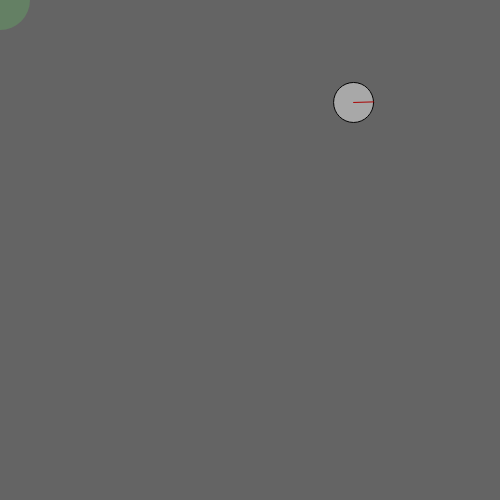
Frame 1 (no input)
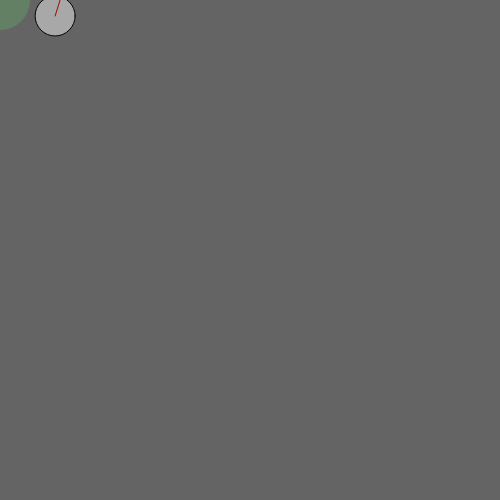
Frame 60 (no input)
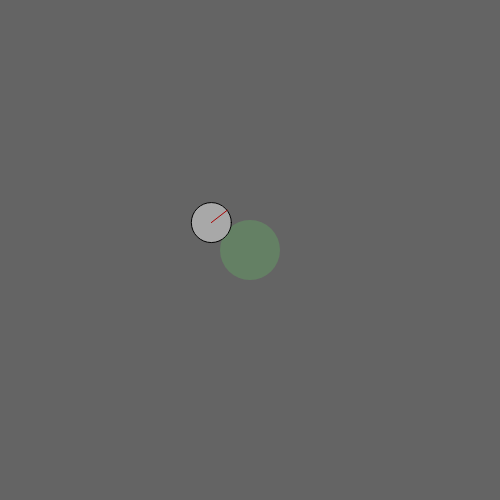
Frame 120 (the mouse pressed at the canvas centre since frame 60)

The p5.js sketch that drew these frames (run headless with seeded random() and noise() and a simulated clock; from frame 60 on, the mouse is pressed at the canvas centre):

// p5.js sketch
// ── sketch.js
class Triangle{

  constructor( canvas )
  {
    this.coords     = createVector(random(0, simulationArea[0]),
                                   random(0, simulationArea[1]));
    this.orient     = 0;
    
    this.momentum   = createVector(0, 0);
    this.momentumA  = 0;
    
    this.size        = 20.0
    
    this.sizeStroke  = 1;
    this.color       = [170,170,170,250]
    this.colorStroke = [0,0,0,250]
    this.colorLineDir = [170,0,0,250]
    
    this.canvas      = canvas  
  }

  draw()
  {  
    stroke(this.colorStroke[0], 
           this.colorStroke[1], 
           this.colorStroke[2],
           this.colorStroke[3]);
    
    strokeWeight(this.sizeStroke); 
    
    fill(color(this.color[0], 
               this.color[1], 
               this.color[2],
               this.color[3]));
    
    //DRAW SHAPE
    circle(this.coords.x, this.coords.y, this.size*2) 
    
    let vOrient = createVector(  cos(this.orient)* this.size  , sin(this.orient) * this.size    ) 
    
    stroke(this.colorLineDir[0], 
               this.colorLineDir[1], 
               this.colorLineDir[2],
               this.colorLineDir[3]);
        
    line(this.coords.x, this.coords.y, this.coords.x + vOrient.x, this.coords.y + vOrient.y ) 
  }
  
}


class MouseCircle{

  constructor( canvas )
  {
    this.coords     = createVector(0,0);
    this.size        = 30.0
    this.color       = [100,170,100,100]
    this.colorStroke = [170,170,170,250]
    this.canvas      = canvas  
  }

  draw()
  {
    
    stroke(this.colorStroke[0], 
           this.colorStroke[1], 
           this.colorStroke[2],
           this.colorStroke[3]);
    strokeWeight(0); 
    fill(color(this.color[0], 
               this.color[1], 
               this.color[2],
               this.color[3]));
    
    //DRAW SHAPE
    circle(this.coords.x, this.coords.y, this.size*2)   

  }
  
}






class Solver{

  constructor( objs , userObj, canvas )
  {
    this.objs         = objs;
    this.userObj      = userObj
    
    this.friction = gFriction;
    this.attract  = target_attract
    this.attractA = target_attractA 
  }
  
  solve()
  {
    this.userObj.coords = createVector( mouseX , mouseY ) 
    
    //BASE FORCES
    var i;
    for( i = 0 ; i < this.objs.length ; i++ )
    {   

 


      //________________________________________________________________________ORIENT
      //ORIENT - GET MOMENTUM
      let mA = this.objs[i].momentumA;   
      //ORIENT - GET FRICTION      
      let fA = mA *-1 * this.friction;  
  
      //ORIENT - ADD FORCES
      let o = this.objs[i].orient  
      
      o += mA;
      o += fA;

         
      let vAttractA = p5.Vector.sub( this.userObj.coords , this.objs[i].coords )
      let vOrientA = createVector(  cos(o) , sin(o)     ) 
      let oA = vAttractA.angleBetween(vOrientA) * -1
      oA *= this.attractA
      o += oA 
   
      //ORIENT - SAVE MOMENTUM
      this.objs[i].momentumA = o - this.objs[i].orient ;

      //ORIENT - SET BACK     
      this.objs[i].orient = o;      
      
      //________________________________________________________________________POSITION
      //POS - GET MOMENTUM
      let vMomentum = createVector( this.objs[i].momentum.x , this.objs[i].momentum.y );   
      //POS - GET FRICTION
      let vFriction = createVector( this.objs[i].momentum.x , this.objs[i].momentum.y );  
      vFriction.mult(-1);
      vFriction.mult(this.friction)

      //POS - ADD FORCES 
      let p = createVector( this.objs[i].coords.x , this.objs[i].coords.y );  
      
      p.add(vMomentum);        
      p.add(vFriction);
      
      let attractDist = p5.Vector.sub( p , this.userObj.coords ).mag()
      if( this.objs[i].size + this.userObj.size  < attractDist )
        {
          let vAttract = p5.Vector.sub( this.userObj.coords , this.objs[i].coords )
          vAttract.mult(this.attract)
                      
          p.add(vAttract);           
        }
    
      //POS - SAVE MOMENTUM
      this.objs[i].momentum = p5.Vector.sub( p , this.objs[i].coords );
      
      //POS - SET BACK     
      this.objs[i].coords = p;     
      
    }    
  }
  
  draw()
  { 
    this.userObj.draw();
    var i;  
    for( i = 0 ; i < this.objs.length ; i++ )
      this.objs[i].draw();    
  }
  
}

/////////////////////////////////////////////////////////////////////////////////////////////////
/////////////////////////////////////////////////////////////////////////////////////////////////
/////////////////////////////////////////////////////////////////////////////////////////////////

//LAYOUT
var canvasSize     = [500, 500]
var simulationArea = [500, 500]
var canvasSizeDefault = [500, 500]

//ENVIRONNEMENT
var gFriction = 0.05;

//INDIVIDUAL PARAM
var agentNbr = 1;
var speedLimit = 1000;

var target_attract  = 0.01

var target_attractA = 0.01 

var onlyFrontDriving = true

//UTILS
var cSolver;

/////////////////////////////////////////////////////////////////////////////////////////////////
/////////////////////////////////////////////////////////////////////////////////////////////////
/////////////////////////////////////////////////////////////////////////////////////////////////


function setup() {
  //LAYOUT
  createCanvas(canvasSize[0], canvasSize[1]);
  
  mCircle = new MouseCircle(simulationArea);
  
  Triangles = [];
  var i;
  for( i = 0 ; i < agentNbr ; i++ )
  {
    let newTriangle = new Triangle(simulationArea);   
    Triangles.push( newTriangle );  
  }
  
  cSolver = new Solver(Triangles,mCircle, simulationArea);    
  //noLoop();
}


function draw() {
  
  background(100);
  cSolver.solve();
  cSolver.draw();
}




//FOR MOBILE PHONE

/* fullscreen() must be called in a touch or
 * mouse event to work!
 */



function mousePressed() {
  print( 'mousePressed');
  touchStarted();
}


function touchStarted () {
  
  var fs = fullscreen();
  if (!fs) {
    fullscreen(true);
  }
}

/* full screening will change the size of the canvas */
function windowResized() {
  
  if( ( canvasSize[0] != windowWidth )&&( canvasSize[1] != windowHeight ))
  {
    canvasSize[0] = windowWidth;
    canvasSize[1] = windowHeight;
    
    resizeCanvas(windowWidth, windowHeight);
    //init();
  }
  else
  {
    canvasSize[0] = canvasSizeDefault[0];
    canvasSize[1] = canvasSizeDefault[1];
    
    resizeCanvas(canvasSizeDefault[0] , canvasSizeDefault[1] );
    //init();
  }

  
}

/* prevents the mobile browser from processing some default
 * touch events, like swiping left for "back" or scrolling
 * the page.
 */
document.ontouchmove = function(event) {
    event.preventDefault();
};
